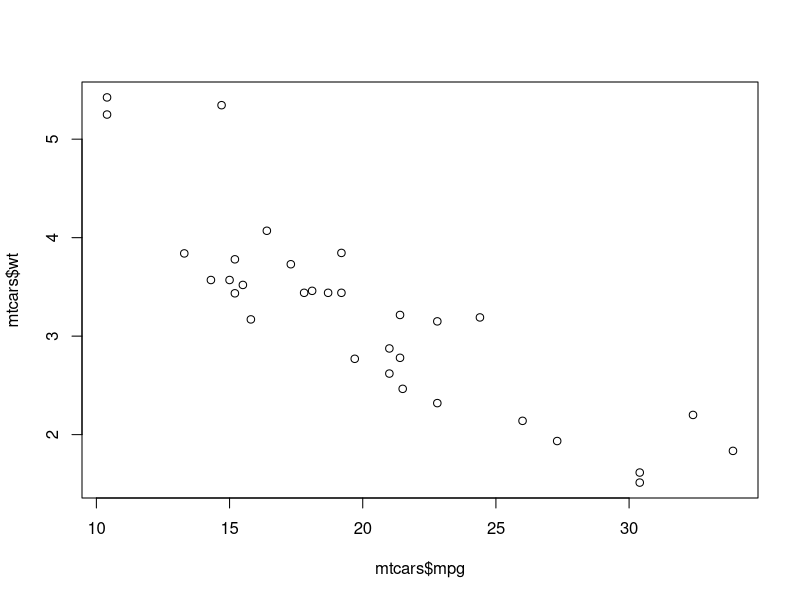
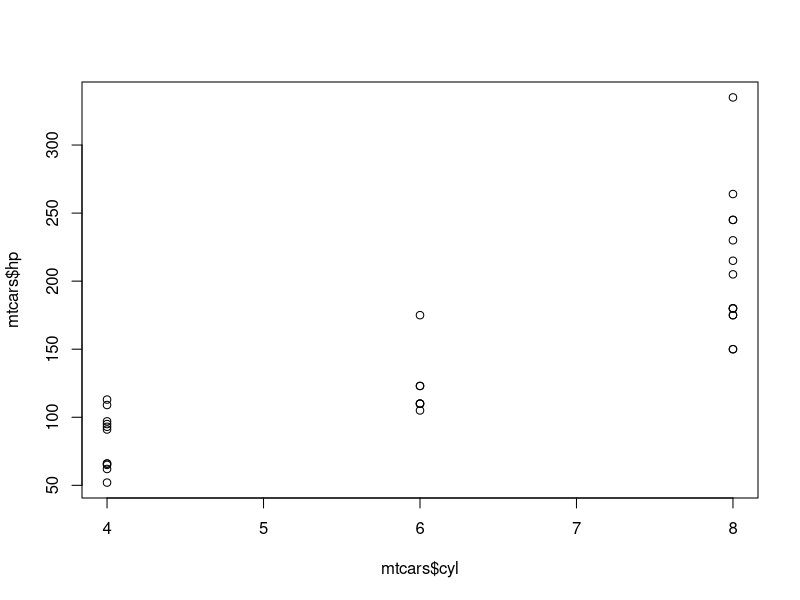

R code for these plots, in order:
library(tidyverse)
##--make a plot of miles per gallon against weight
plot(mtcars$mpg, mtcars$wt)
##--make a second plot
plot(mtcars$cyl, mtcars$hp)
##--end script
##--hello world


##--hello again